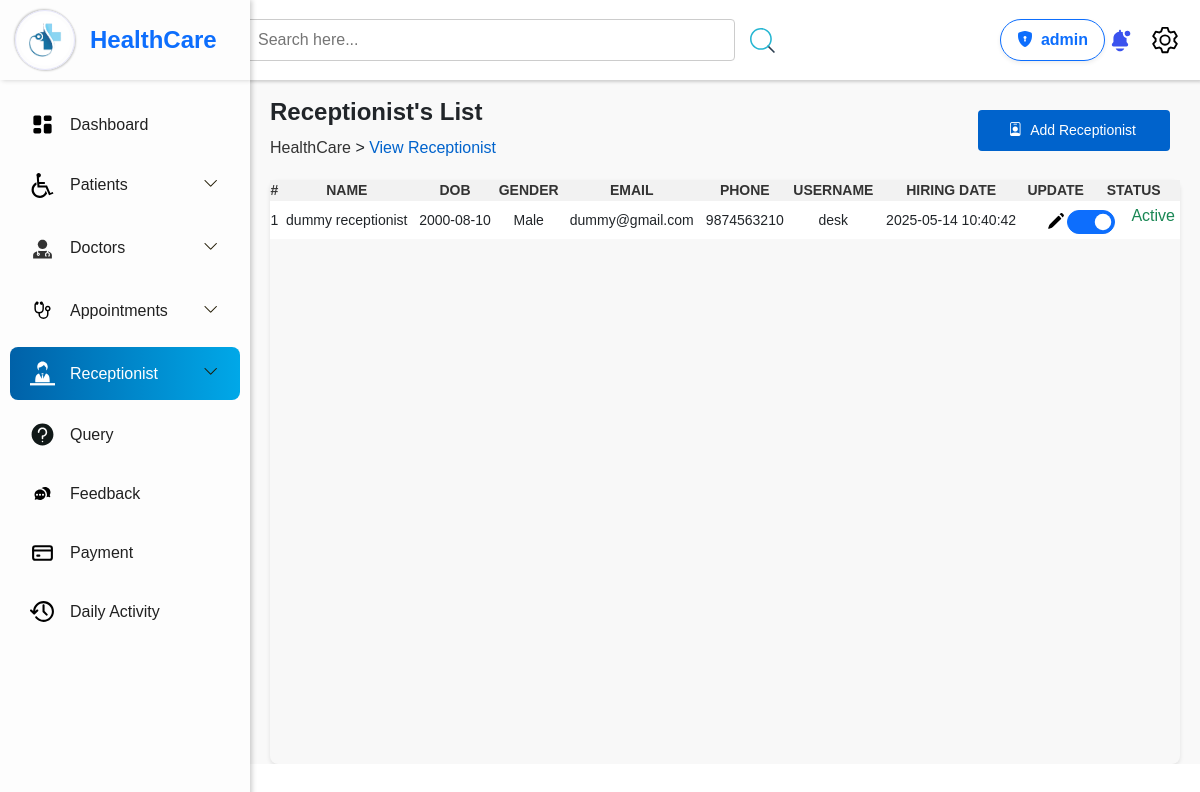
Page /Healthcare_manage/admin/ViewReceptionist.php (signed in) on the committed database.
### tables this page shows
CREATE TABLE `receptionist` (
  `rid` int(5) NOT NULL,
  `name` varchar(100) NOT NULL,
  `dob` date NOT NULL,
  `gender` varchar(10) NOT NULL,
  `hire_dt` datetime NOT NULL DEFAULT current_timestamp(),
  `email` varchar(255) NOT NULL,
  `contact` decimal(10,0) NOT NULL,
  `username` varchar(100) NOT NULL,
  `password` varchar(255) NOT NULL,
  `status` varchar(10) NOT NULL DEFAULT 'Active'
);

### Healthcare_manage/admin/ViewReceptionist.php (the view, shortened to what this page needs)
<?php
$conn = connection();
$query5 = mysqli_query($conn, "SELECT * FROM receptionist");
?>
<!DOCTYPE html>
<html lang="en">
<head>
    <link rel="stylesheet" href="./style/ViewReceptionist.css">
    <link rel="stylesheet" href="https://cdn.datatables.net/1.11.5/css/jquery.dataTables.min.css" />
    <link rel="stylesheet" href="https://cdn.datatables.net/2.2.2/css/dataTables.dataTables.css" />
    <link rel="stylesheet" href="https://cdn.datatables.net/buttons/3.2.2/css/buttons.dataTables.css" />
    <link href="https://cdn.jsdelivr.net/npm/bootstrap@5.3.3/dist/css/bootstrap.min.css" rel="stylesheet">
    <link rel="stylesheet" href="https://cdn.jsdelivr.net/npm/bootstrap-icons/font/bootstrap-icons.css">
</head>
<body>
    <?php
    include_once("./Navbar.php");
    include_once("./component/admin_header.php");
    ?>
    <div class="content">
        <div class="header-list">
            <div class="left pt-4">
                <h4 class="fw-bold"> Receptionist's List</h4>
                <p style="margin-top:10px;"><a href="./Dashboard.php"> HealthCare </a> > <span> View Receptionist </span></p>
            </div>
            <div class="right">
                <div class="input-search">
                    <form action="./AddReceptionist.php" method="post">
                        <button> <i class="bi bi-person-badge"></i> <span class="px-1"> Add Receptionist </span></button>
                    </form>
                </div>
            </div>
        </div>
        <div class="container">
            <div class="table-container">
                <table id="myTable" class="nowrap">
                    <thead>
                        <tr>
                            <th class="text-center">#</th>
                            <th class="text-center">Name</th>
                            <th class="text-center">DOB</th>
                            <th class="text-center">Gender</th>
                            <th class="text-center">Email</th>
                            <th class="text-center">Phone</th>
                            <th class="text-center">Username</th>
                            <th class="text-center">Hiring Date</th>
                            <th class="text-center">Update</th>
                            <th class="text-center">Status</th>
                        </tr>
                    </thead>
                    <tbody>
                        <?php while ($receptionist = mysqli_fetch_assoc($query5)) { ?>
                            <tr>
                                <td class="text-center"><?php echo $receptionist["rid"]; ?></td>
                                <td class="text-center"><?php echo $receptionist["name"]; ?></td>
                                <td class="text-center"><?php echo $receptionist["dob"]; ?></td>
                                <td class="text-center"><?php echo $receptionist["gender"]; ?></td>
                                <td class="text-center"><?php echo $receptionist["email"]; ?></td>
                                <td class="text-center"><?php echo $receptionist["contact"]; ?></td>
                                <td class="text-center"><?php echo $receptionist["username"]; ?></td>
                                <td class="text-center"><?php echo $receptionist["hire_dt"]; ?></td>
                                <td class="text-center">
                                    <a href="?rid=<?php echo $receptionist["rid"]; ?>" name="edit">
                                        <button type="button" class="btn" data-bs-toggle="modal" data-bs-target="#exampleModal">
                                            <img src="./../assets/images/edit.svg" alt="Edit" height="20">
                                        </button>
                                    </a>
                                </td>
                                <td class="text-center">
                                    <form method="post" class="d-flex justify-content-center">
                                        <div class="form-check form-switch">
                                            <input class="form-check-input fs-4 p-1 " type="checkbox" id="switch<?= $receptionist["rid"]  ?>" onchange="this.form.submit()" name="status"
                                                <?php if ($receptionist["status"] == "Active") { ?> checked <?php } ?>>
                                            <label class="form-check-label ms-1 fs-6" for="switch<?= $receptionist["status"] ?>">
                                                <?php echo ($receptionist["status"] == "Active") ? '<span class="text-success">Active</span>' : '<span class="text-danger">Deactive</span>'; ?>
                                            </label>
                                        </div>
                                    </form>
                                </td>
                            </tr>
                        <?php } ?>
                    </tbody>
                </table>
            </div>
        </div>
    </div>
</body>
</html>

### Healthcare_manage/admin/component/admin_header.php (shortened to what this page needs)
<?php
$conn = connection();
$query = mysqli_query($conn, "SELECT * FROM `admin`");
$admin = mysqli_fetch_assoc($query);
?>
<!DOCTYPE html>
<html lang="en">
<head>
</head>
<body>
    <div class="box">
        <div class="search-container">
            <input type="search" class="search-bar" id="search-bar" placeholder="Search here...">
            <img src="./../assets/images/search.svg" height="25" id="search-button">
        </div>
        <div class="d-flex align-items-center">
            <a class="btn btn-outline-primary d-flex align-items-center px-3 py-2 rounded-pill shadow-sm">
                <i class="bi bi-shield-lock-fill me-2"></i>
                <strong> <?= $admin["username"] ?></strong>
            </a>
        </div>
        <div class="icons mx-">
            <img src="./../assets/images/notification.svg" alt="Notification" class="icon" id="notification">
            <img src="./../assets/images/setting.svg" alt="Settings" class="icon" id="setting">
        </div>
    </div>
</body>
</html>

### Healthcare_manage/admin/style/ViewReceptionist.css (style rules this page uses)
.content { margin-left: 250px; padding: 0 0px; overflow-x: hidden; background-color: #f9f9f9; }
.header-list { height: 10vh; width: 100%; display: flex; align-items: center; justify-content: space-between; padding: 50px 10px; }
.left, .right { align-items: center; }
.left { flex-grow: 1; padding: 10px; }
.left a { text-decoration: none; color: #333; }
.left span { color: #0063cc; }
.right { display: flex; align-items: center; gap: 10px; }
.input-search { display: flex; gap: 10px; align-items: center; }
.input-search button { padding: 10px 30px; font-size: 14px; background-color: #0063cc; color: white; border: none; border-radius: 4px; cursor: pointer; margin-right: 20px; }
.content .container { min-height: 73vh; width: 100%; padding: 0px 20px; border-radius: 8px; display: flex; }
.table-container { width: 100%; border-radius: 8px; box-shadow: 0 2px 4px rgba(0, 0, 0, 0.1); background-color: #f8f8f8; }
table { min-width: 100%; border-collapse: collapse; background-color: #fff; }
thead { background-color: #f2f2f2; }
th, td { text-align: center; font-size: 14px; }
th { text-transform: uppercase; color: #333; background-color: #f2f2f2; }

### Healthcare_manage/admin/style/Navbar.css (style rules this page uses)
* { margin: 0; padding: 0; box-sizing: border-box; font-family: Arial, sans-serif; }

### Healthcare_manage/admin/component/admin_header.php (style rules this page uses)
.box { width: 100%; display: flex; justify-content: space-between; align-items: center; padding: 0 20px; background-color: #fff; height: 10vh; box-shadow: 2px 2px 3px rgb(206, 206, 206); }
.search-container { height: 100%; width: 100%; display: flex; justify-content: center; align-items: center; gap: 15px; min-width: 280px; }
.search-container #search-button { border: none; cursor: pointer; }
.search-bar { width: 50%; padding: 8px 12px; font-size: 16px; border: 1px solid #ccc; border-radius: 4px; outline: none; }
.icons { height: 100%; display: flex; justify-content: space-around; align-items: center; gap: 15px; }
.icon { width: 30px; height: 30px; cursor: pointer; }
.box { position: sticky; top: 0; z-index: 1; }

### rows in the picture
receptionist: rid "1", name "dummy receptionist", dob "2000-08-10", gender "Male", email "dummy@gmail.com", contact "9874563210", username "desk", hire_dt "2025-05-14 10:40:42", status "☑", shows "Active"

### other values in the picture
$admin["username"] "admin"
